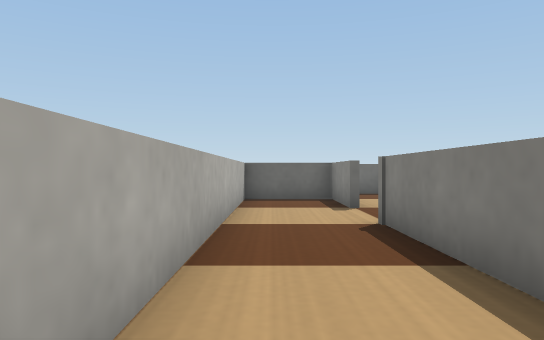
view 1 (above)

22 first-person views from a walk through a robot-simulator world made for Webots. The camera is 0.08 m above the floor, looks level and sees 70° across. The floor is counted in squares, 0.1 m on a side. Each view is taken from the middle of a square. On the plan, view 1 faces up. The plan holds only what a view shows up to about 12 squares ahead; the rest is blank. The place goes on beyond the plan. The robots in the file are not drawn. Simple shapes and patterns stand in for the simulator's stock objects.

view 2
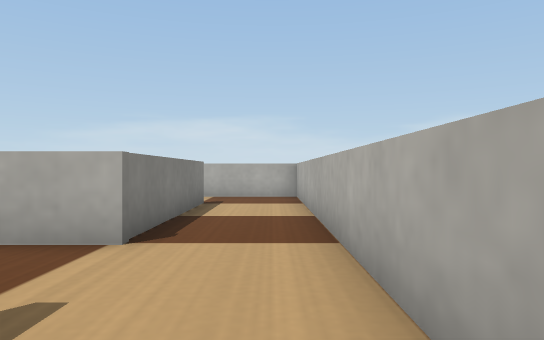

view 3
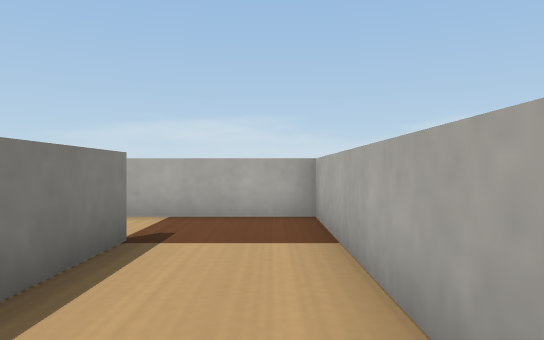

view 4
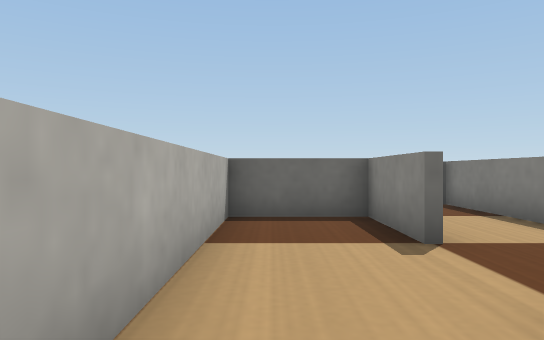

view 5
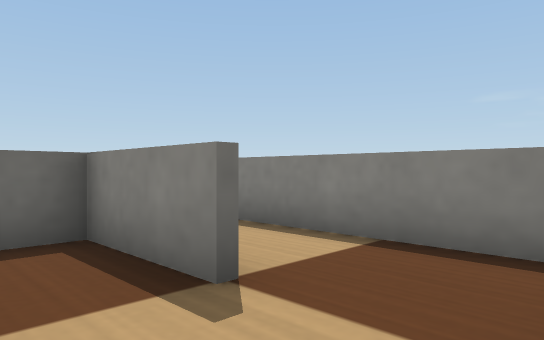

view 6
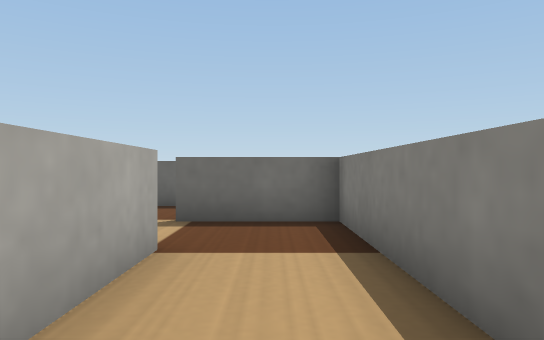

view 7
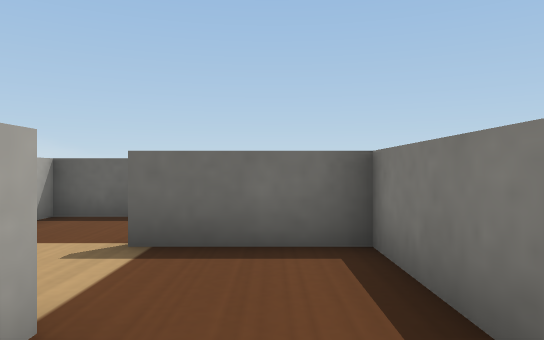

view 8
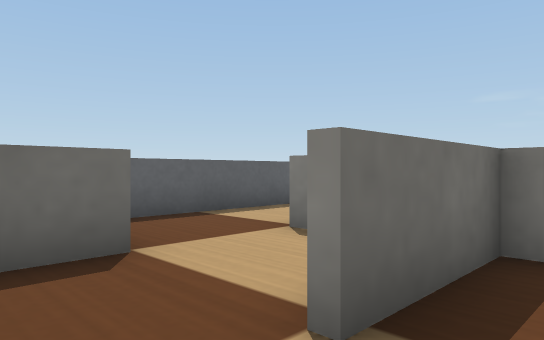

view 9
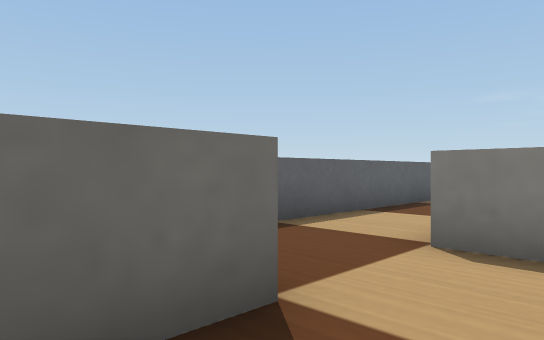

view 10
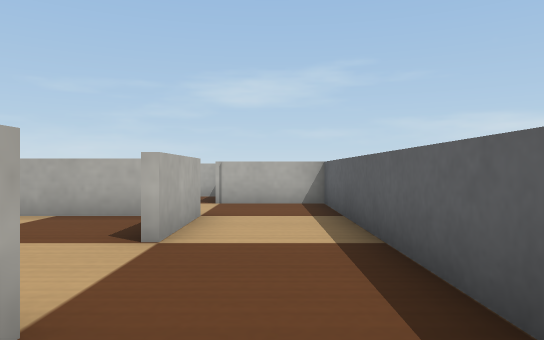

view 11
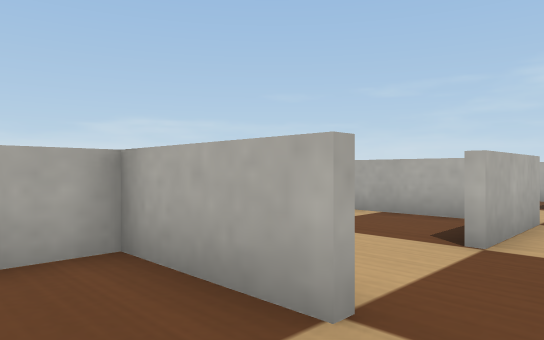

view 12
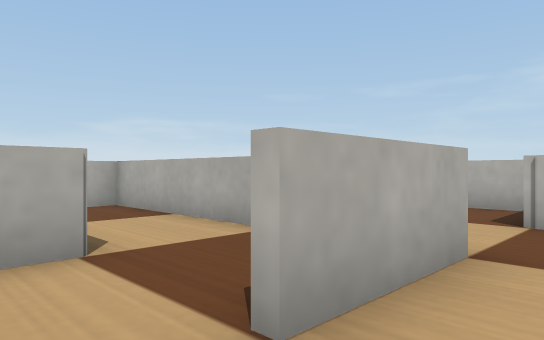

view 13
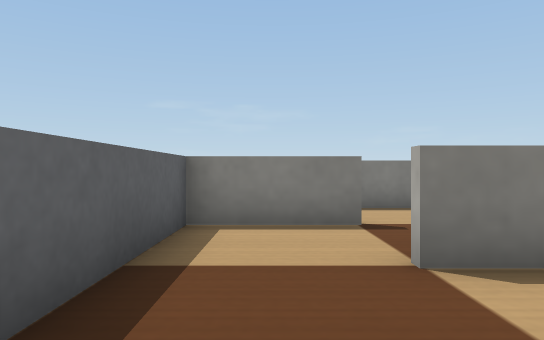

view 14
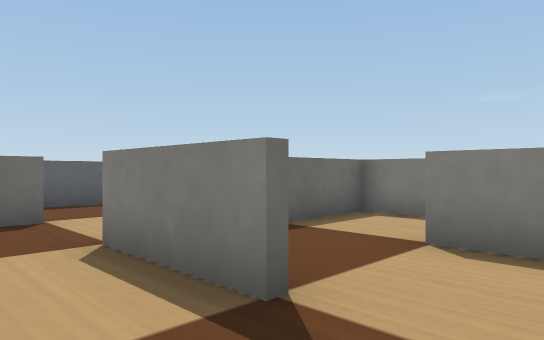

view 15
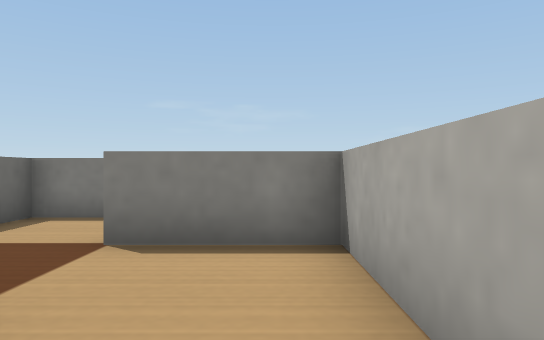

view 16
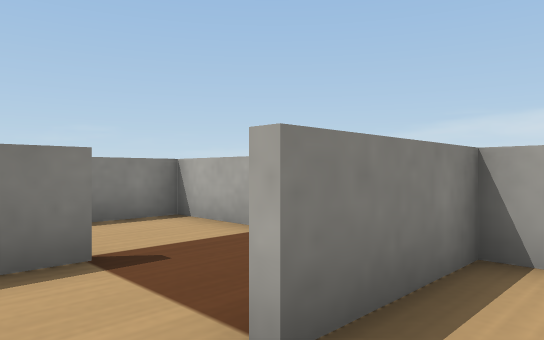

view 17
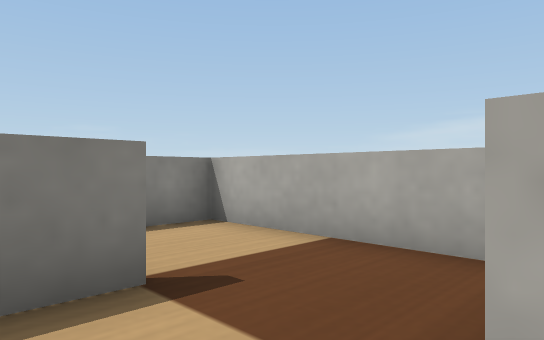

view 18
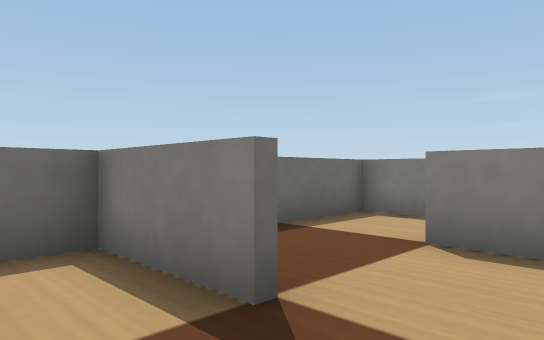

view 19
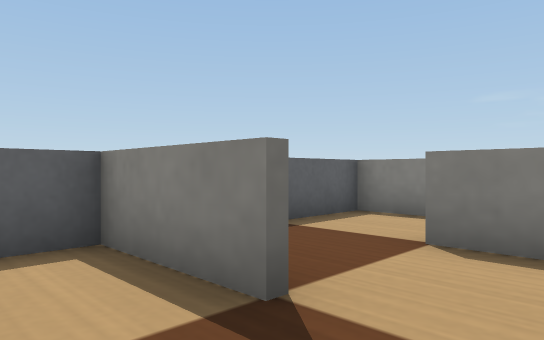

view 20
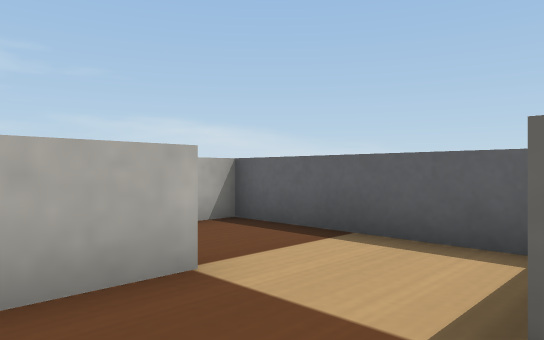

view 21
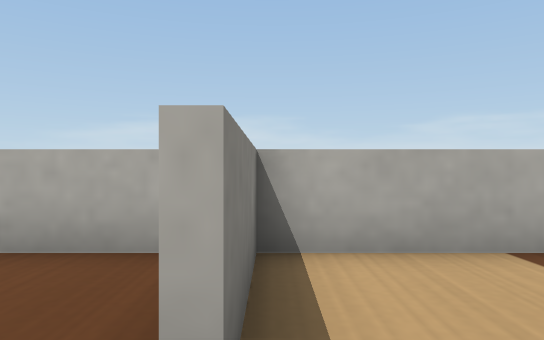

view 22
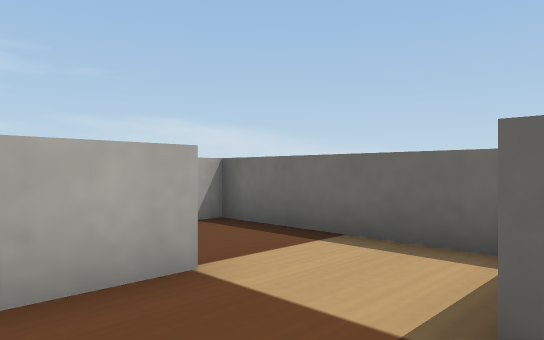

### Floor plan
Ten units are one square. View 1 is at (0, 0); x grows to the right and y downward. Boxes are objects, and circles mark ways between rooms. Rooms are numbered by the first view taken in them; rooms with no view inside come last. Other rooms are left out.
<svg viewBox="-13 -188 185 209">
<path fill="none" stroke="#000" d="M17 -5 17 -59M17 -81 17 -106 -8 -106 -8 16 25 16M19 -110 19 -86M41 -66 41 -130 24 -130M17 -59 30 -58M24 -130 15 -130M19 -156 -8 -156 -8 -141M115 -166 115 -183M120 -182 95 -182M41 -158 67 -158M86 -182 19 -182 19 -165M67 -106 67 -133 74 -133M42 -148 42 -82 91 -82 91 -109M67 -156 61 -156M91 -148 91 -159M115 -156 115 -166M95 -182 86 -182M115 -106 115 -130 94 -130M100 -82 125 -82M93 -159 93 -133 104 -133M167 -118 167 -130 145 -130M144 -109 144 -94M150 -82 166 -82M144 -159 144 -144M167 -169 167 -182 145 -182M142 -140 142 -159M145 -130 119 -130M145 -182 120 -182M125 -82 142 -82 142 -109M41 -146 41 -158M19 -165 19 -156"/>
<circle cx="20" cy="-75" r="3" fill="#2a7"/>
<circle cx="20" cy="-120" r="3" fill="#2a7"/>
<circle cx="5" cy="-130" r="3" fill="#2a7"/>
<circle cx="20" cy="-145" r="3" fill="#2a7"/>
<circle cx="30" cy="-160" r="3" fill="#2a7"/>
<circle cx="90" cy="-147" r="3" fill="#2a7"/>
<circle cx="120" cy="-120" r="3" fill="#2a7"/>
<circle cx="140" cy="-140" r="3" fill="#2a7"/>
<text x="10" y="-40">1</text>
<text x="30" y="-100">2</text>
<text x="10" y="-120">3</text>
<text x="10" y="-150">4</text>
<text x="100" y="-170">5</text>
<text x="50" y="-170">6</text>
<text x="60" y="-130">7</text>
<text x="110" y="-120">8</text>
<text x="160" y="-120">9</text>
<text x="130" y="-140">10</text>
<text x="30" y="-150">11</text>
</svg>
Room 1 opens to room 2. Room 2 opens to room 3. Room 3 opens to room 4. Room 4 opens to room 11. Room 6 opens to room 11. Room 7 opens to room 8. Room 8 opens to room 10. Room 9 opens to room 10.

Where each view was taken, in squares from view 1:
view 1: 0 up, 0 right, facing up
view 2: 10 up, 0 right, facing down
view 3: 5 up, 0 right, facing down
view 4: 4 up, 0 right, facing up
view 5: 6 up, 0 right, facing up-right
view 6: 7 up, 3 right, facing up
view 7: 9 up, 3 right, facing up
view 8: 12 up, 0 right, facing up-right
view 9: 14 up, 0 right, facing up-right
view 10: 17 up, 11 right, facing left
view 11: 17 up, 11 right, facing down-left
view 12: 17 up, 8 right, facing down-left
view 13: 17 up, 6 right, facing right
view 14: 9 up, 5 right, facing up-right
view 15: 9 up, 5 right, facing right
view 16: 12 up, 8 right, facing down-right
view 17: 12 up, 9 right, facing down-right
view 18: 9 up, 10 right, facing up-right
view 19: 14 up, 10 right, facing up-right
view 20: 14 up, 17 right, facing up-left
view 21: 12 up, 14 right, facing down
view 22: 9 up, 17 right, facing up-left
